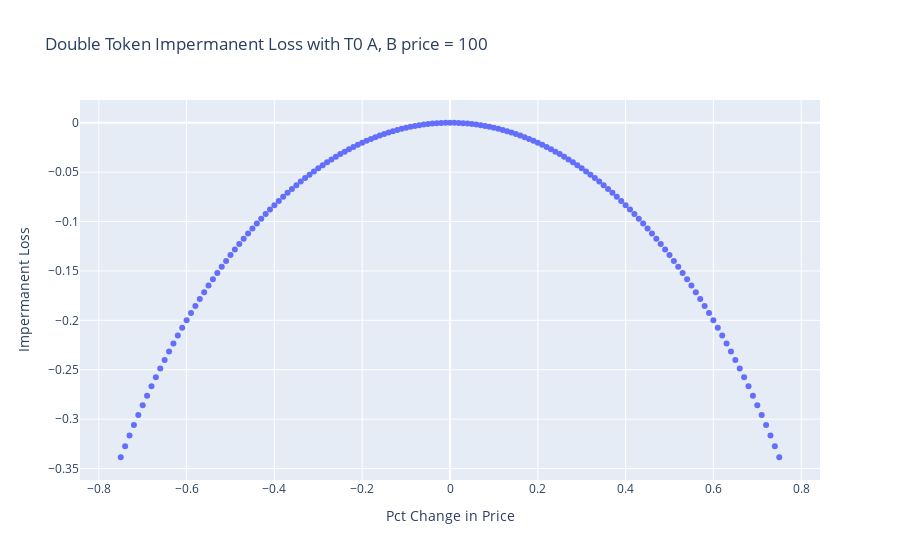

Notebook cell for this chart:
### Markdown cell above
## Model - Double Token IL

We model a special instance of double token IL, where price of Token A and B decreases/increases by the same percent change. For example, the price of both tokens at T0 is 100, and with 25% change, token A will be worth 75 and token B 125 at T1.  

Intuitively, a portfolio holding A/B should not change value in this case. However, though that is true for holding (off-chain) portfolio, the DEX pool still incurs IL.

### Code cell
def impermanentLossDouble(a_units_t0, b_units_t0, a_price_t0, b_price_t0, price_pct_change):
    # constant product
    invariant = a_units_t0 * b_units_t0    
    # T1 price
    a_price_t1 = a_price_t0 * (1-price_pct_change)
    b_price_t1 = b_price_t0 * (1+price_pct_change)
    # see appendix/table for derivation
    a_units_t1 = np.sqrt(invariant/(a_price_t1/b_price_t1))
    b_units_t1 = np.sqrt(invariant/(b_price_t1/a_price_t1))
    # portfolio value at t0
    port_pool_t0 = portValue(a_units_t0, b_units_t0, a_price_t0, b_price_t0)
    port_hold_t0 = port_pool_t0
    # portfolio value at t1
    port_pool_t1 = portValue(a_units_t1, b_units_t1, a_price_t1, b_price_t1)
    port_hold_t1 = portValue(a_units_t0, b_units_t0, a_price_t1, b_price_t1)
    # returns
    port_pool_ret = port_pool_t1/port_pool_t0 - 1
    port_hold_ret = port_hold_t1/port_hold_t0 - 1
    # impermanent loss
    il = port_pool_t1/port_hold_t1 - 1
    return il

il_list_double = []
for price_pct_change in (np.arange(-0.75,0.76,0.01)[::-1]):
    il_list_double.append(
        impermanentLossDouble(
            0.5, #a_units_t0 
            0.5, #b_units_t0 
            100, #a_price_t0 
            100, #b_price_t0 
            price_pct_change
        )
    )

fig = px.scatter(
    x=(np.arange(-0.75,0.76,0.01)[::-1]), 
    y=il_list_double,
    title=f'Double Token Impermanent Loss with T0 A, B price = 100',
    labels={ 
        "x": "Pct Change in Price",  
        "y": "Impermanent Loss"
    },
    # width=1400, 
    height=600,
)
fig.show()

### Figure 1 — Plotly figure (JSON) as saved in the notebook; plotly's stock layout.template omitted (floating-point values rounded to 4 significant figures; data arrays with more than 128 entries replaced by an {"elided": "..."} marker saying what was removed)
{"data": [{"hovertemplate": "Pct Change in Price=%{x}<br>Impermanent Loss=%{y}<extra></extra>", "legendgroup": "", "marker": {"color": "#636efa", "symbol": "circle"}, "mode": "markers", "name": "", "orientation": "v", "showlegend": false, "type": "scatter", "x": {"elided": "151 float values"}, "xaxis": "x", "y": {"elided": "151 float values"}, "yaxis": "y"}], "layout": {"autosize": true, "legend": {"tracegroupgap": 0}, "title": {"text": "Double Token Impermanent Loss with T0 A, B price = 100"}, "xaxis": {"anchor": "y", "autorange": true, "domain": [0, 1], "range": [-0.8394, 0.8394], "title": {"text": "Pct Change in Price"}, "type": "linear"}, "yaxis": {"anchor": "x", "autorange": true, "domain": [0, 1], "range": [-0.3612, 0.02262], "title": {"text": "Impermanent Loss"}, "type": "linear"}}}
